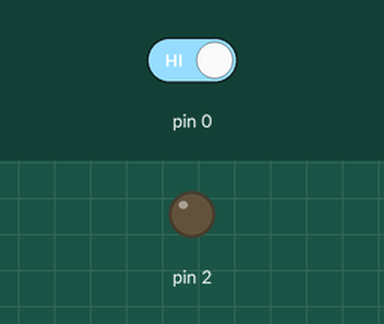
This sketch was run on a simulated Arduino Uno, built with avr-gcc and run on an emulated ATmega328P. Parts: output pins drawn as LEDs (lit = HIGH). The inputs (shaded band) are chosen by the test bench; at power-on: pin 0 HIGH.

Above: at 1.2 s.
1.3 s: pin 0 driven LOW
At 2.2 s:
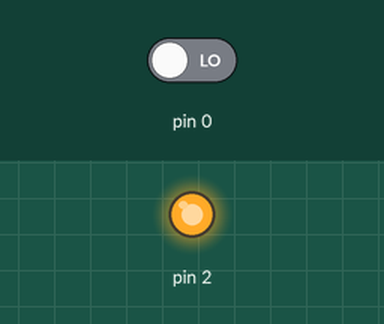
2.8 s: pin 0 driven HIGH
At 3.4 s:
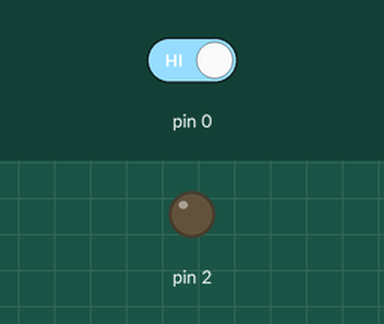
Timing chart, 0 to 5.8 s (numbered marks = the images above; inputs shaded):
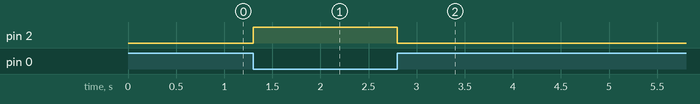

The sketch:

sketch_oct22b-bhaswaty_pushbuttom.ino
```cpp
void setup() {
  // put your setup code here, to run once:
  pinMode(0,INPUT);
  pinMode(2,OUTPUT);

}

void loop() {
  // put your main code here, to run repeatedly:
int a=digitalRead(0);
if(a==0)
{digitalWrite(2,HIGH);
}
else
{digitalWrite(2,LOW);
}
}
```

STM32_square_PROGRAMING.c
```cpp
//#include <stdio.h>
//#define square(x) ((x)*(x))
//
//int main()
//{
//    int x=5;
//    printf("x: %d square of x: %d",x,square(x));
//    return 0;
//}
```

STM32._print_nm.c
```cpp
#include<stdio.h>

 #define santanu printf("SANTANU");

 int main()
 {
     santanu;
 }
```

TASK.c
```cpp
// Task 1.Create Car structure globally consisting of Model, colour and price and print on the screen.


// #include <stdio.h>
// struct Car {
//     char model[30];
//     char color[15];
//     int seats;
//     double price;
// };
// struct Car car = {"Honda Civic", "Blue", 4, 22000.00};

// void printCarDetails() {
//     printf("Car Details:\n");
//     printf("Model: %s\n", car.model);
//     printf("Color: %s\n", car.color);
//     printf("Seats: %d\n",car.seats);
//     printf("Price: $%.2lf\n", car.price);
// }

// int main() {
//     printCarDetails();
//     return 0;
// }

// // Task 2 Write a program to create structure globally enter the name,age and salary of employees and manager.
// If the manager age is above 30 then the salary will be 65000 otherwise 55000.


// #include <stdio.h>


// struct Employee {
//     char name[50];
//     int age;
//     float salary;
// };


// struct Employee manager, employee;

// int main() {

//     printf("Enter Employee's Name: ");
//     scanf("%s", employee.name);
//     printf("Enter Employee's Age: ");
//     scanf("%d", &employee.age);
//     printf("Enter Employee's Salary: ");
//     scanf("%f", &employee.salary);


//     printf("\nEnter Manager's Name: ");
//     scanf("%s", manager.name);
//     printf("Enter Manager's Age: ");
//     scanf("%d", &manager.age);


//     if (manager.age > 30) {
//         manager.salary = 65000;
//     } else {
//         manager.salary = 55000;
//     }

//     printf("\nEmployee Details:\n");
//     printf("Name: %s\n", employee.name);
//     printf("Age: %d\n", employee.age);
//     printf("Salary: %.2f\n", employee.salary);


//     printf("\nManager Details:\n");
//     printf("Name: %s\n", manager.name);
//     printf("Age: %d\n", manager.age);
//     printf("Salary: %.2f\n", manager.salary);

//     return 0;
// }


// // Task 3 Create a structure named Book to store book details like title, author, and price. Write a C program to input details for
// three books, find the most expensive and the lowest priced books, and display their information.


// #include <stdio.h>


// struct Book {
//     char title[100];
//     char author[100];
//     float price;
// };

// int main() {
//     struct Book books[3];
//     int most_expensive_index = 0, lowest_priced_index = 0;

//     for (int i = 0; i < 3; i++) {
//         printf("\nEnter details for Book %d:\n", i + 1);
//         printf("Title: ");
//         scanf(" %[^\n]", books[i].title);
//         printf("Author: ");
//         scanf(" %[^\n]", books[i].author);
//         printf("Price: ");
//         scanf("%f", &books[i].price);

//         if (books[i].price > books[most_expensive_index].price) {
//             most_expensive_index = i;
//         }
//         if (books[i].price < books[lowest_priced_index].price) {
//             lowest_priced_index = i;
//         }
//     }

//     printf("\nMost Expensive Book:\n");
//     printf("Title: %s\n", books[most_expensive_index].title);
//     printf("Author: %s\n", books[most_expensive_index].author);
//     printf("Price: %.2f\n", books[most_expensive_index].price);

//     printf("\nLowest Priced Book:\n");
//     printf("Title: %s\n", books[lowest_priced_index].title);
//     printf("Author: %s\n", books[lowest_priced_index].author);
//     printf("Price: %.2f\n", books[lowest_priced_index].price);

//     return 0;
// }

// // Task 4 Define a structure named Circle to represent a circle with a radius. Write a C program to create user defined
// function to calculate the area and perimeter of two circles and display the results in the main function.

// #include <stdio.h>
// #define PI 3.14159


// struct Circle {
//     float radius;
// };

// float calculate_area(struct Circle c) {
//     return PI * c.radius * c.radius;
// }

// float calculate_perimeter(struct Circle c) {
//     return 2 * PI * c.radius;
// }

// int main() {
//     struct Circle circle1, circle2;


//     printf("Enter the radius of Circle 1: ");
//     scanf("%f", &circle1.radius);


//     printf("Enter the radius of Circle 2: ");
//     scanf("%f", &circle2.radius);


//     float area1 = calculate_area(circle1);
//     float perimeter1 = calculate_perimeter(circle1);


//     float area2 = calculate_area(circle2);
//     float perimeter2 = calculate_perimeter(circle2);


//     printf("\nCircle 1:\n");
//     printf("Radius: %.2f\n", circle1.radius);
//     printf("Area: %.2f\n", area1);
//     printf("Perimeter: %.2f\n", perimeter1);


//     printf("\nCircle 2:\n");
//     printf("Radius: %.2f\n", circle2.radius);
//     printf("Area: %.2f\n", area2);
//     printf("Perimeter: %.2f\n", perimeter2);

//     return 0;
// }
```

c_programing.cpp
```cpp
#include <stdio.h>

int main() {
    int i;
    for (i = 0; i < 5; i++) {
        if (i % 2 == 0) {
            printf("%d is even\n", i);
        } else {
            printf("%d is odd\n", i);
        }
    }
    return 0;
}
```

col-mod-price-car.c
```cpp
#include <stdio.h>

struct Car {
    char model[50];
    char colour[30];
    float price;
};

void printCar(struct Car car) {
    printf("Car Model: %s\n", car.model);
    printf("Car Colour: %s\n", car.colour);
    printf("Car Price: %.2f\n", car.price);
}

int main() {
    // Create a global Car instance
    struct Car myCar = {"BMW", "Red", 0001};

    // Print car details
    printCar(myCar);

    return 0;
}
```

Measured:
- after the input at 1.3 s, pin 2: LOW → HIGH at once
- after the input at 2.8 s, pin 2: HIGH → LOW at once
